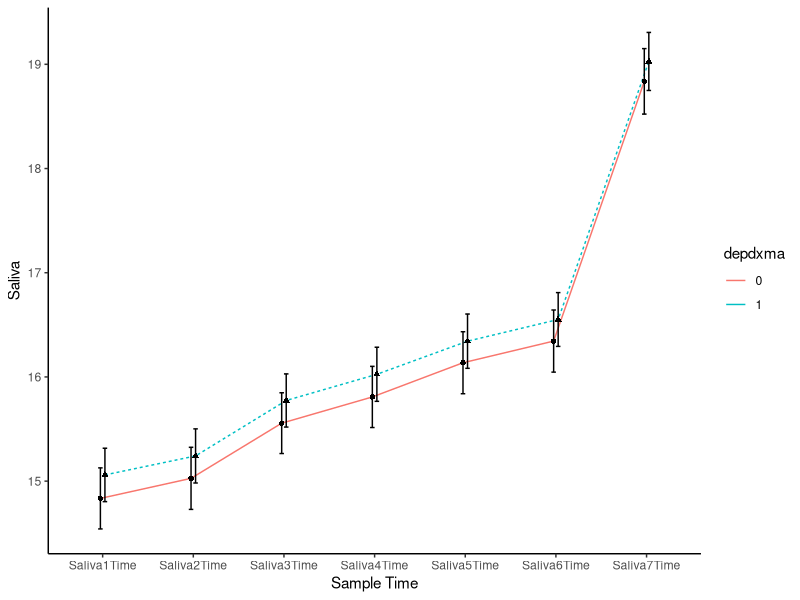
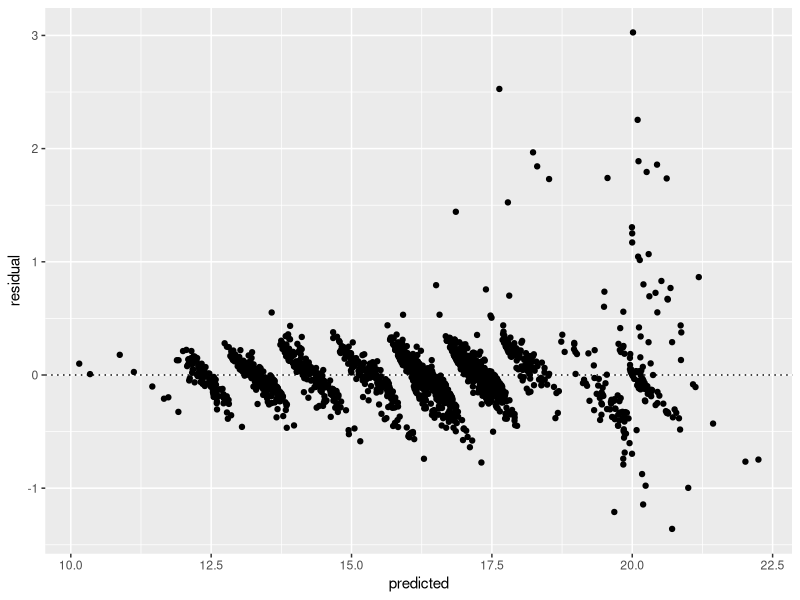
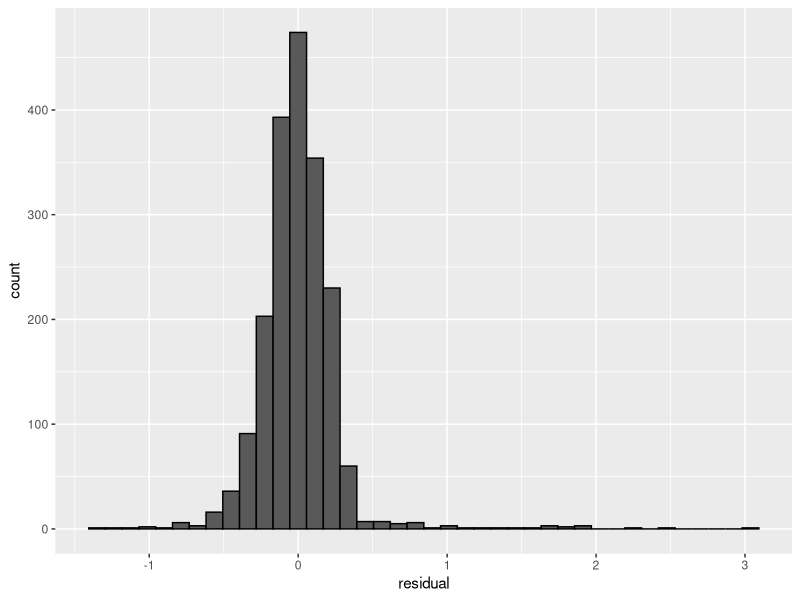
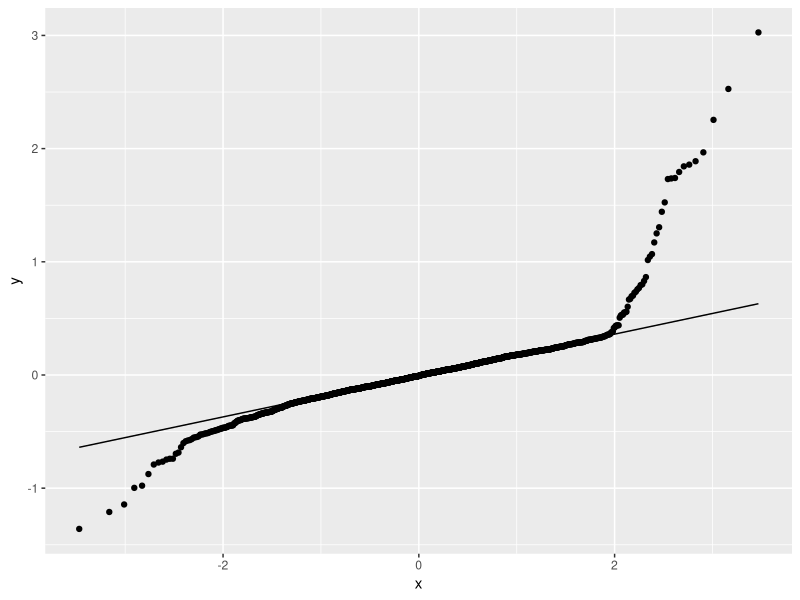
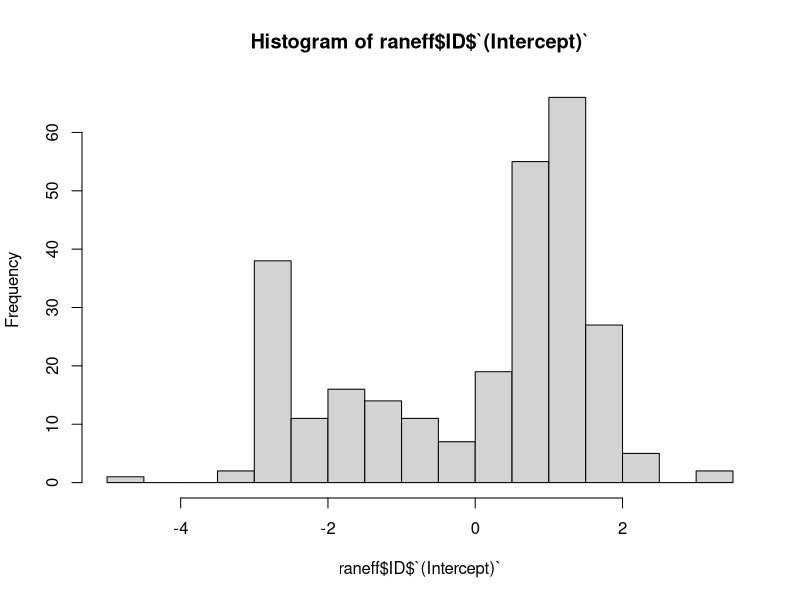

Write R code to recreate these figures, in order.
## ---- chunk 1
knitr::opts_chunk$set(echo = TRUE)
## ---- chunk 2
library(foreign)
library(tidyverse)
library(lme4)

data <- read.spss("Data/CEDS_Archived.sav", to.data.frame=TRUE)
## ---- chunk 3
#Select variables
data_selected<- data %>% select(ID, depdxma, Saliva1Time, Saliva2Time, Saliva3Time, Saliva4Time, Saliva5Time, Saliva6Time, Saliva7Time, Saliva1done, Saliva2done, Saliva3done, Saliva4done, Saliva5done, Saliva6done, Saliva7done) %>% mutate(ID = as.factor(ID))

#Create time and saliva variables

data_gathered<- data_selected %>% gather(Time, Saliva, Saliva1Time:Saliva7Time)%>%filter(Saliva1done == "yes" & Saliva2done == "yes" & Saliva3done == "yes" & Saliva4done == "yes" & Saliva5done == "yes" & Saliva6done == "yes" & Saliva7done == "yes")%>% select(ID, depdxma, Time, Saliva)%>% filter(depdxma=="1" | depdxma == "0") %>% mutate(Time = as.factor(Time)) #filter only those that completed all samples and then select only the relevant columns.
## ---- chunk 4
summary <-  data_gathered %>% group_by(Time, depdxma) %>%
  summarise(n=n(),
            mean=mean(Saliva, na.rm = T),
            sd=sd(Saliva, na.rm = T),
            se=sd/sqrt(n),
            lower=mean-se*1.96,
            upper=mean+se*1.96)
summary

ggplot(summary, aes(x = Time, y = mean, group = depdxma)) +
  geom_line(aes(lty = as.character(depdxma), color = depdxma),
            position = position_dodge(width = 0.1)) +
  geom_errorbar(aes(ymax = upper, ymin = lower), width = 0.1,
                position = position_dodge(width = 0.1)) +
  geom_point(aes(shape = as.character(depdxma)),
             position = position_dodge(width = 0.1)) +
  guides(lty = "none", shape = "none")+
  theme_classic()+
  labs(x="Sample Time",y="Saliva")
## ---- chunk 5
#assign contrast codes

contrasts(data_gathered$Time) <- contr.poly(7) #polynomial contrast codes are chosen because the blocks are ordinal and equally

mod <- afex::mixed(Saliva ~ Time*depdxma + (1|ID), data=data_gathered, check_contrasts = FALSE, method="KR")
summary(mod)
mod #significant effect of time, non-significant interaction term

#Test assumptions of linear mixed effects models

tdat <- data.frame(predicted=predict(mod$full_model), residual = residuals(mod$full_model))

ggplot(tdat,aes(x=predicted,y=residual)) + geom_point() + geom_hline(yintercept=0, lty=3)

ggplot(tdat,aes(x=residual)) + geom_histogram(bins=40, color="black")

ggplot(tdat,aes(sample=residual)) + stat_qq() + stat_qq_line()

raneff <- lme4::ranef(mod$full_model)

hist(raneff$ID$`(Intercept)`, breaks=15) #random effect of participant normal
